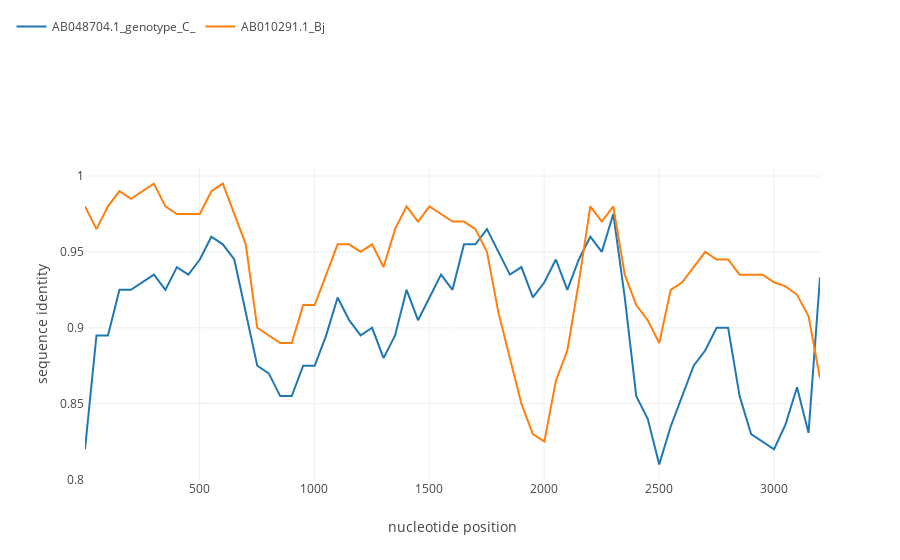

Notebook cell for this chart:
### Markdown cell above
after you've created the object you can draw the similarity plot. 

call the method 'simgen' of the Simgen object to draw the plot. Pass the following parameters to the method:

- 'window': sliding window size. The number of nucleotides the sliding window will span. It has the value of 500 by default.
- 'shift': this is the step our window slides downstream the alignment. It's value is set to 250 by default
- 'pot_rec': the index of the potential recombinant: use method 'get_info()' to get the indices, especially if your alignment has many sequences. All the other sequences will be plotted as function of distance to that sequence.


The article names the isolate of Ba genotype the recombinant between the virus of C genotype and genotype Bj. Let's plot it. We set genotype Ba as the potential recombinant :

### Code cell
sim.simgen(window=200, shift=50, pot_rec=1)

### Figure 1 — Plotly figure (JSON) as saved in the notebook; plotly's stock layout.template omitted (floating-point values rounded to 4 significant figures)
{"data": [{"name": "AB048704.1_genotype_C_", "type": "scatter", "uid": "c1b74230-b10f-11e8-abaa-509a4c2ed471", "x": [1, 51, 101, 151, 201, 251, 301, 351, 401, 451, 501, 551, 601, 651, 701, 751, 801, 851, 901, 951, 1001, 1051, 1101, 1151, 1201, 1251, 1301, 1351, 1401, 1451, 1501, 1551, 1601, 1651, 1701, 1751, 1801, 1851, 1901, 1951, 2001, 2051, 2101, 2151, 2201, 2251, 2301, 2351, 2401, 2451, 2501, 2551, 2601, 2651, 2701, 2751, 2801, 2851, 2901, 2951, 3001, 3051, 3101, 3151, 3201, 3215], "y": [0.82, 0.895, 0.895, 0.925, 0.925, 0.93, 0.935, 0.925, 0.94, 0.935, 0.945, 0.96, 0.955, 0.945, 0.91, 0.875, 0.87, 0.855, 0.855, 0.875, 0.875, 0.895, 0.92, 0.905, 0.895, 0.9, 0.88, 0.895, 0.925, 0.905, 0.92, 0.935, 0.925, 0.955, 0.955, 0.965, 0.95, 0.935, 0.94, 0.92, 0.93, 0.945, 0.925, 0.945, 0.96, 0.95, 0.975, 0.92, 0.855, 0.84, 0.81, 0.835, 0.855, 0.875, 0.885, 0.9, 0.9, 0.855, 0.83, 0.825, 0.82, 0.8364, 0.8609, 0.8308, 0.9333]}, {"name": "AB010291.1_Bj", "type": "scatter", "uid": "c1b76978-b10f-11e8-805d-509a4c2ed471", "x": [1, 51, 101, 151, 201, 251, 301, 351, 401, 451, 501, 551, 601, 651, 701, 751, 801, 851, 901, 951, 1001, 1051, 1101, 1151, 1201, 1251, 1301, 1351, 1401, 1451, 1501, 1551, 1601, 1651, 1701, 1751, 1801, 1851, 1901, 1951, 2001, 2051, 2101, 2151, 2201, 2251, 2301, 2351, 2401, 2451, 2501, 2551, 2601, 2651, 2701, 2751, 2801, 2851, 2901, 2951, 3001, 3051, 3101, 3151, 3201, 3215], "y": [0.98, 0.965, 0.98, 0.99, 0.985, 0.99, 0.995, 0.98, 0.975, 0.975, 0.975, 0.99, 0.995, 0.975, 0.955, 0.9, 0.895, 0.89, 0.89, 0.915, 0.915, 0.935, 0.955, 0.955, 0.95, 0.955, 0.94, 0.965, 0.98, 0.97, 0.98, 0.975, 0.97, 0.97, 0.965, 0.95, 0.91, 0.88, 0.85, 0.83, 0.825, 0.865, 0.885, 0.93, 0.98, 0.97, 0.98, 0.935, 0.915, 0.905, 0.89, 0.925, 0.93, 0.94, 0.95, 0.945, 0.945, 0.935, 0.935, 0.935, 0.93, 0.9273, 0.9217, 0.9077, 0.8667]}], "layout": {"legend": {"orientation": "h", "x": -0.1, "y": 1.5}, "xaxis": {"title": "nucleotide position"}, "yaxis": {"title": "sequence identity"}}}
